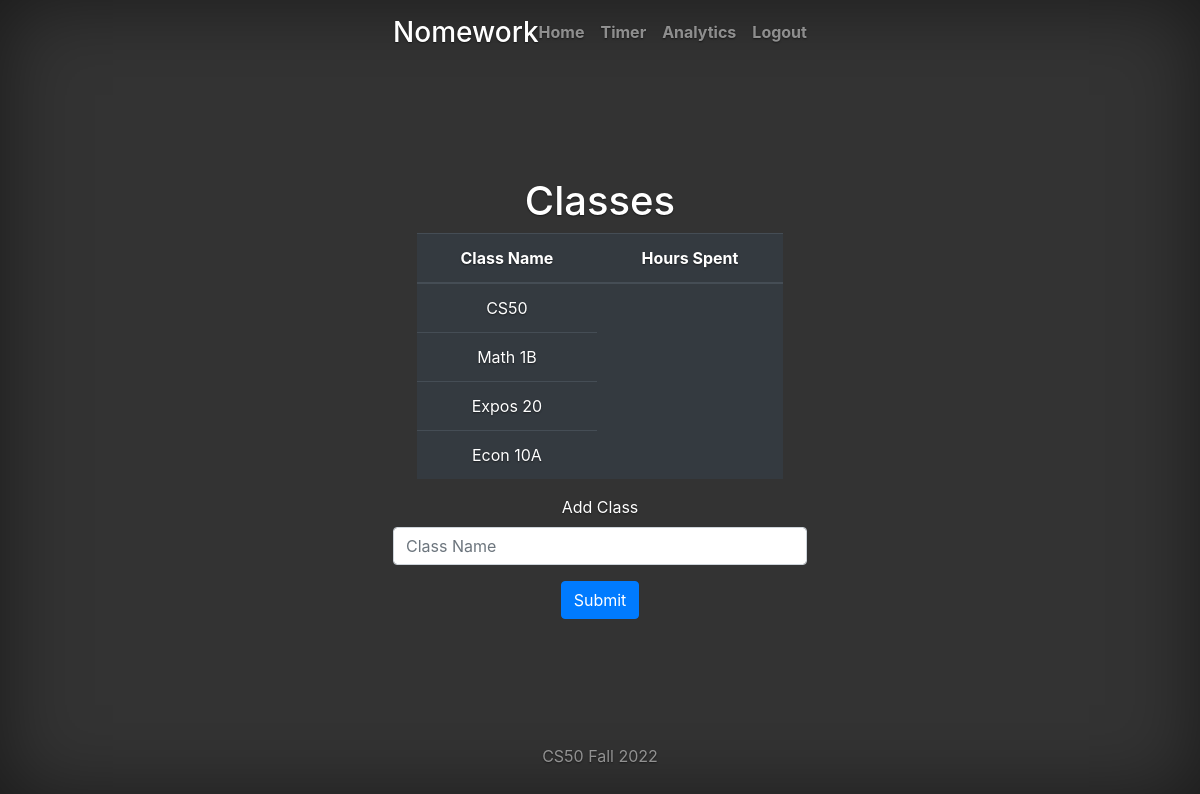
/ (signed in), run on the app's committed database.
### tables this page shows
CREATE TABLE classes (
    id INTEGER PRIMARY KEY AUTOINCREMENT,
    name TEXT NOT NULL,
    user_id INTEGER NOT NULL,
    FOREIGN KEY (user_id) REFERENCES users (id)
);

### app.py (the view)
@app.route("/", methods=['GET', 'POST'])
@login_required
def index():
    if request.method == "POST":
        db.execute("INSERT INTO classes (name, user_id) VALUES (?, ?)", [request.form.get("classname"), session["user_id"]])
        con.commit()
        return redirect("/")
    else:
        db.execute("SELECT name FROM classes WHERE user_id = ?", [session["user_id"]])
        userclasses = db.fetchall()
        classes = []
        for x in range(len(userclasses)):
            classes.append(userclasses[x][0])
        return render_template("index.html", classes=classes)

### helpers.py (called while the page is built)
def login_required(f):
    @wraps(f)
    def decorated_function(*args, **kwargs):
        if session.get("user_id") is None:
            return redirect("/login")
        return f(*args, **kwargs)
    return decorated_function

### templates/index.html (shortened to what this page needs)
{% extends "layout.html" %}
{% block body %}
<main role="main" class="inner cover">
    <h1 class="cover-heading">Classes</h1>
    <table class="table table-dark">
        <thead>
            <th class="text-start">Class Name</th>
            <th class="text-end">Hours Spent</th>
        </thead>
        <tbody>
            {% for class in classes %}
                <tr>
                    <td class="text-start">{{ class }}</td>
                </tr>
            {% endfor %}
        </tbody>
    </table>
</main>
<div>
    <form action="/" method="post">
        <div class="form-group">
          <label for="classname">Add Class</label>
          <input type="text" class="form-control" id="classname" name="classname" placeholder="Class Name">
        </div>
        <button type="submit" class="btn btn-primary">Submit</button>
    </form>
</div>
{% endblock %}

### static/cover.css (style rules this page uses)
html, body { height: 100%; background-color: #333; }
body { display: -ms-flexbox; display: -webkit-box; display: flex; -ms-flex-pack: center; -webkit-box-pack: center; justify-content: center; color: #fff; text-shadow: 0 .05rem .1rem rgba(0, 0, 0, .5); box-shadow: inset 0 0 5rem rgba(0, 0, 0, .5); }
.cover { padding: 0 1.5rem; }

### data on the page
classes: name "CS50"
classes: name "Math 1B"
classes: name "Expos 20"
classes: name "Econ 10A"
